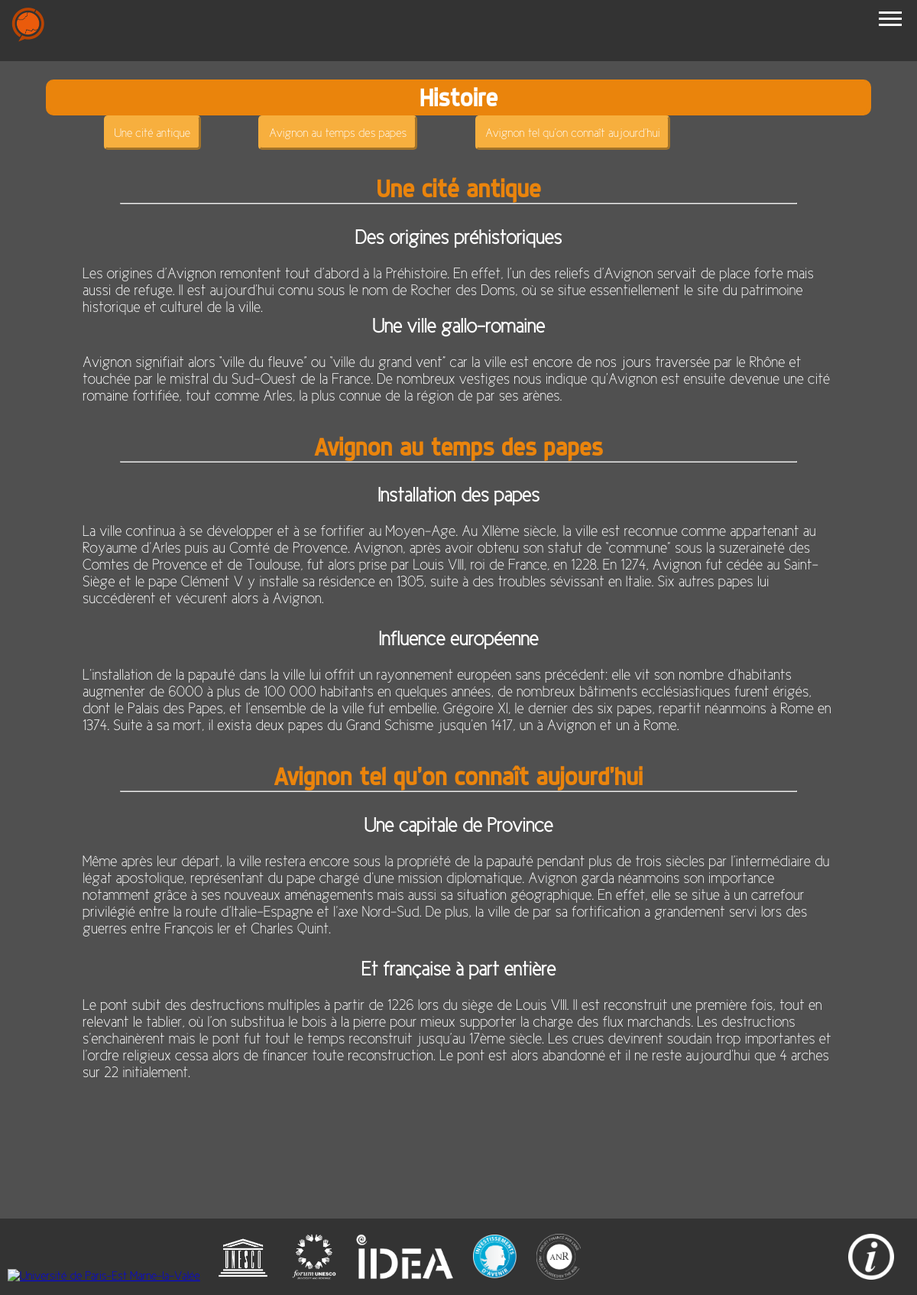
The page /Pages/histoire.php on the database its author committed.
### tables this page shows
CREATE TABLE `Paragraphes` (
  `id` int(11) NOT NULL,
  `Text` text NOT NULL,
  `code` varchar(2) NOT NULL,
  `nomPage` varchar(20) NOT NULL,
  `format` char(2) DEFAULT NULL
);

CREATE TABLE `Type` (
  `format` char(2) NOT NULL,
  `libelle` varchar(50) NOT NULL,
  `baliseO` varchar(100) NOT NULL,
  `baliseF` varchar(255) NOT NULL
);

### Pages/histoire.php (the view, shortened to what this page needs)
<?php
include("../Include/navBar.php");
$req="SELECT * FROM `Paragraphes` NATURAL JOIN Type WHERE code='$lang' AND nomPage='histoire' ORDER BY id ;";
$result=$bd->query($req);
$preligne=array('rien');
while($ligne=$result->fetch(PDO::FETCH_NUM)){
    if($ligne[0]=='TM'){
        echo "$ligne[6] $ligne[2]";
        $preligne=$ligne;
        continue;
    }
    if($ligne[0]!=$preligne[0] && $preligne[0]=='MP'){
        echo "</ul></div>";
        $preligne=$ligne;
    }
    if($ligne[0]=='TB'){
        echo "<br>$ligne[6] $ligne[2] ";
        $preligne=$ligne;
        continue;
    }
    echo "$ligne[6] $ligne[2] $ligne[7]";
    $preligne=$ligne;
}
echo "</div>";
include("../Include/footer.php");
?>

### Include/style.css (style rules this page uses)
* { margin: 0; padding: 0; }
html { scroll-behavior: smooth; }
body { margin: 0; background-color: #505050; font-family: Cicle; }
hr { margin-left: 5%; margin-right: 5%; margin-bottom: 3%; color: #FFFFFF; }
.title_bar { border: 5px solid #ea840c; background-color: #ea840c; text-align: center; font-family: Dyno; color: white; border-radius: 10px; margin-top: 2%; margin-left: 5%; margin-right: 5%; }
.title2 { color: #ea840c; text-align: center; font-family: Dyno; font-size:32px; }
.title4 { text-align: center; font-family: Cicle; color: white; font-size:26px; }
.table_mat { padding: 3% 5%; padding-top: 0; }
.table_mat>ul>li { list-style-type: none; background-color: #f7af3e; float: left; margin-left: 7%; padding: 1%; font-family: Cicle; border :3px outset #f7af3e; border-radius: 5px; }
.text_box { margin-top: 2%; margin-left: 9%; margin-right: 9%; font-family: Cicle; color: #fff; font-size: 20px; }
.beauty-link, .table_mat a, .object-list a, .container a { text-decoration: none; color: white; }

### rows shown on the page
paragraphes: Text "Histoire"
paragraphes: Text "Une cité antique"
paragraphes: Text "Avignon au temps des papes"
paragraphes: Text "Avignon tel qu’on connaît aujourd’hui"
paragraphes: Text "Une cité antique"
paragraphes: Text "Des origines préhistoriques"
paragraphes: Text "Les origines d’Avignon remontent tout d’abord à la Préhistoire. En effet, l’un des reliefs d’Avignon servait de place forte mais aussi de refuge. Il est aujourd’hui connu sous le nom de Rocher des Doms, où se situe essentiellement le site du patrimoine historique et culturel de la ville."
paragraphes: Text "Une ville gallo-romaine"
paragraphes: Text "Avignon signifiait alors “ville du fleuve” ou “ville du grand vent” car la ville est encore de nos jours traversée par le Rhône et touchée par le mistral du Sud-Ouest de la France. De nombreux vestiges nous indique qu’Avignon est ensuite devenue une cité romaine fortifiée, tout comme Arles, la plus connue de la région de par ses arènes."
paragraphes: Text "Avignon au temps des papes"
paragraphes: Text "Installation des papes"
paragraphes: Text "La ville continua à se développer et à se fortifier au Moyen-Age. Au XIIème siècle, la ville est reconnue comme appartenant au Royaume d’Arles puis au Comté de Provence. Avignon, après avoir obtenu son statut de “commune” sous la suzeraineté des Comtes de Provence et de Toulouse, fut alors prise par Louis VIII, roi de France, en 1228. En 1274, Avignon fut cédée au Saint-Siège et le pape Clément V y installe sa résidence en 1305, suite à des troubles sévissant en Italie. Six autres papes lui succédèrent et vécurent alors à Avignon."
paragraphes: Text "Influence européenne"
paragraphes: Text "L’installation de la papauté dans la ville lui offrit un rayonnement européen sans précédent: elle vit son nombre d’habitants augmenter de 6000 à plus de 100 000 habitants en quelques années, de nombreux bâtiments ecclésiastiques furent érigés, dont le Palais des Papes, et l’ensemble de la ville fut embellie. Grégoire XI, le dernier des six papes, repartit néanmoins à Rome en 1374. Suite à sa mort, il exista deux papes du Grand Schisme jusqu’en 1417, un à Avignon et un à Rome."
paragraphes: Text "Avignon tel qu’on connaît aujourd’hui"
paragraphes: Text "Une capitale de Province"
paragraphes: Text "Même après leur départ, la ville restera encore sous la propriété de la papauté pendant plus de trois siècles par l’intermédiaire du légat apostolique, représentant du pape chargé d’une mission diplomatique. Avignon garda néanmoins son importance notamment grâce à ses nouveaux aménagements mais aussi sa situation géographique. En effet, elle se situe à un carrefour privilégié entre la route d’Italie-Espagne et l’axe Nord-Sud. De plus, la ville de par sa fortification a grandement servi lors des guerres entre François Ier et Charles Quint."
paragraphes: Text "Et française à part entière"
paragraphes: Text "Le pont subit des destructions multiples à partir de 1226 lors du siège de Louis VIII. Il est reconstruit une première fois, tout en relevant le tablier, où l’on substitua le bois à la pierre pour mieux supporter la charge des flux marchands. Les destructions s’enchainèrent mais le pont fut tout le temps reconstruit jusqu’au 17ème siècle. Les crues devinrent soudain trop importantes et l’ordre religieux cessa alors de financer toute reconstruction. Le pont est alors abandonné et il ne reste aujourd’hui que 4 arches sur 22 initialement."
